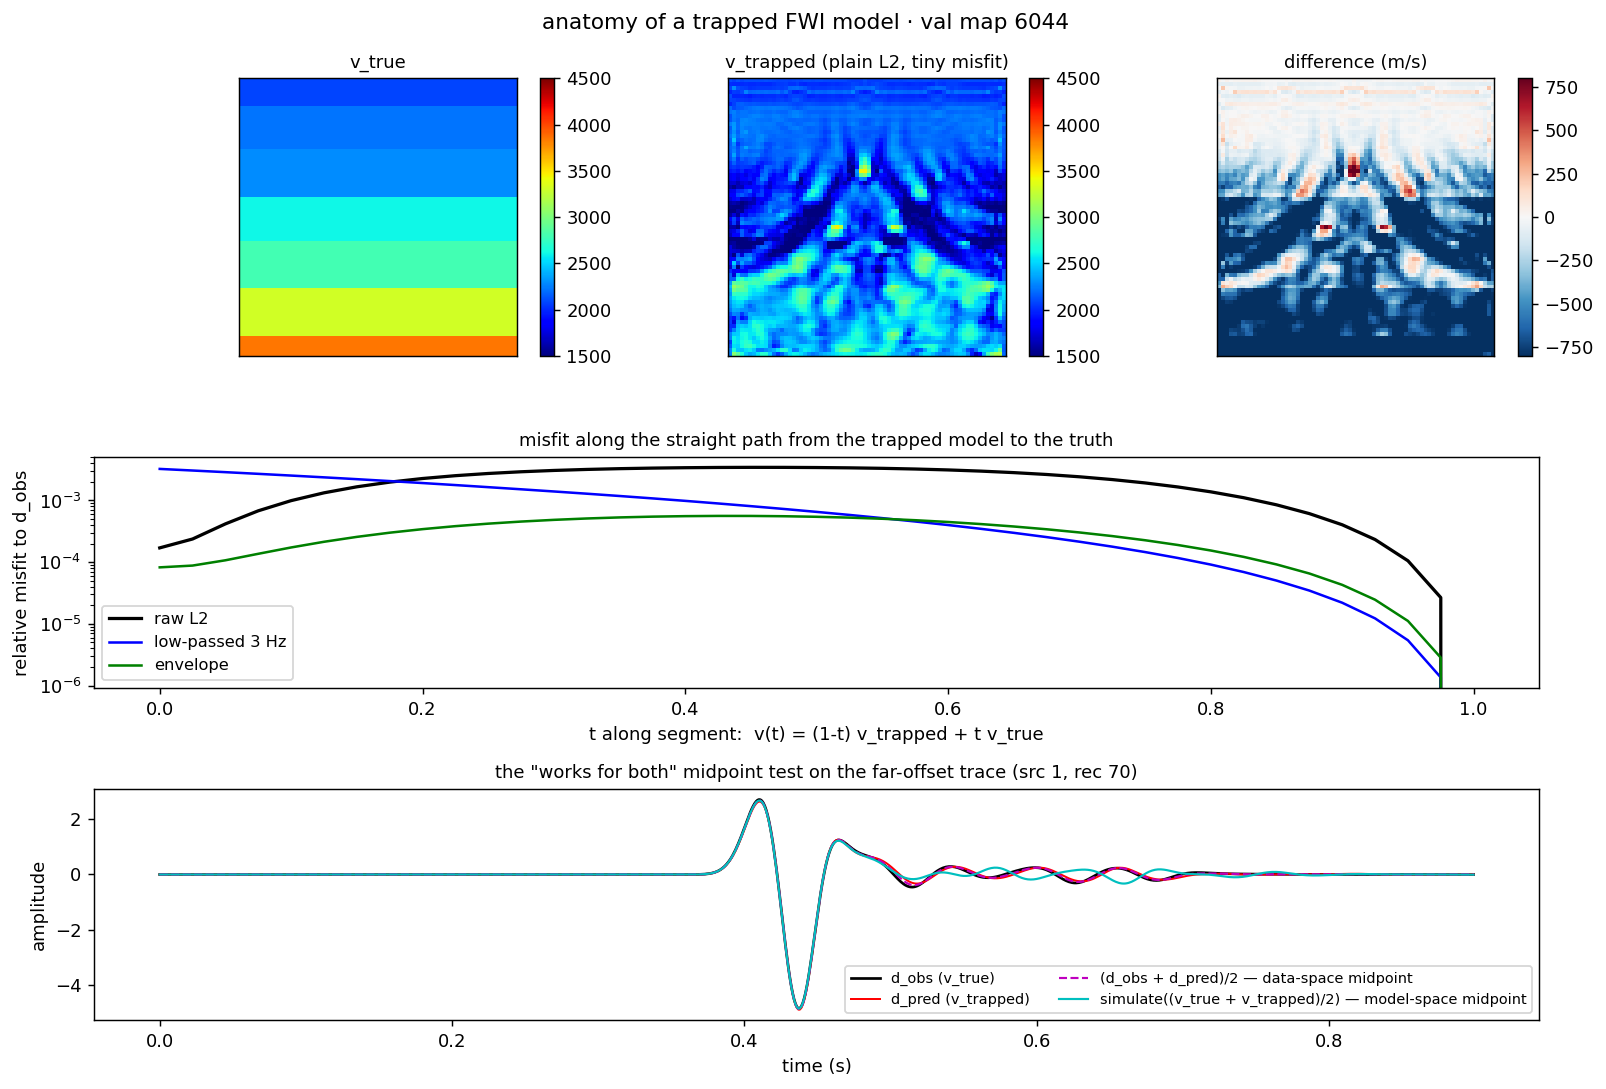

Write the Python code that produced this figure.
"""How far is a *trapped* FWI model from the truth, and is there really a barrier
between them? (0004 example pair)

Companion to ``cycle_skipping_landscape.py`` / ``cycle_skipping_escape.py``. The landscape
scan showed the aggregate L2 misfit along the alpha-ray is unimodal-but-saturating, yet
plain-L2 FWI from a poor start still converges to a wrong model with a tiny misfit. This
script interrogates that trapped point directly:

  1. TRAP — run plain least-squares FWI from a cycle-skipped start
     (``START_ALPHA x smooth(v_true)``, as in the escape script) to obtain ``v_trapped``
     whose predicted data ``d_pred`` fits ``d_obs`` well. Report how different
     ``v_trapped`` is from ``v_true`` in m/s — the "how different are the velocity maps
     behind d_obs vs d_pred" question.

  2. BARRIER — scan the raw L2 misfit along the straight segment
     ``v(t) = (1-t) v_trapped + t v_true``. If the misfit rises before falling, the
     trapped point sits in a genuine separate basin (a barrier gradient descent cannot
     cross); if it falls monotonically, the trap is a flat/ill-conditioned direction
     rather than a wall. Also scan the envelope and 3 Hz low-passed misfits along the
     same segment — the relaxed metrics should remove the barrier.

  3. MIDPOINT — the "one velocity map that works for both d_obs and d_pred" test, now
     with a real trapped model: compare the data of the segment-midpoint velocity
     ``simulate((v_trapped + v_true)/2)`` against the L2 midpoint of the two datasets
     ``(d_obs + d_pred)/2`` on a far-offset trace. The former is one wavelet at an
     intermediate time; the latter is two half-amplitude wavelets no velocity model can
     produce — the geometric reason L2-ambiguous fitting cannot stabilise the inversion,
     while shift-aware ambiguity (envelope/OT/AWI) can.

Run from the repo root (uses the GPU if present):
    uv run python FWI_problem_exploration/cycle_skipping_barrier.py
"""
import os

import matplotlib.pyplot as plt
import numpy as np
import torch
import torch.nn.functional as F

from physics_informed_flow_map.flow_matching.datasets import OpenFWIDatasetConfig
from physics_informed_flow_map.flow_matching.openfwi import VMAX, VMIN
from physics_informed_flow_map.inversion.bridge import held_out_targets
from physics_informed_flow_map.physics.forward import simulate

OUT_DIR = os.path.dirname(os.path.abspath(__file__))
TARGET_INDEX = 0
START_ALPHA = 0.75
SMOOTH_KERNEL = 21
ITERS = 500
LR = 2e-2
DT = 1e-3
FREQ = 15.0
TRACE_SRC, TRACE_REC = 0, 69
SEGMENT_TS = np.linspace(0.0, 1.0, 41)   # v(t) = (1-t) v_trapped + t v_true


def to_mps(x_norm: torch.Tensor) -> torch.Tensor:
    return (x_norm + 1.0) / 2.0 * (VMAX - VMIN) + VMIN


def to_norm(v_mps: torch.Tensor) -> torch.Tensor:
    return (v_mps - VMIN) / (VMAX - VMIN) * 2.0 - 1.0


def lowpass(d: torch.Tensor, cutoff_hz: float) -> torch.Tensor:
    nt = d.shape[-1]
    f = torch.fft.rfftfreq(nt, DT).to(d.device)
    taper = torch.clamp((1.5 * cutoff_hz - f) / (0.5 * cutoff_hz), 0.0, 1.0)
    mask = 0.5 - 0.5 * torch.cos(np.pi * taper)
    return torch.fft.irfft(torch.fft.rfft(d, dim=-1) * mask, n=nt, dim=-1)


def envelope(d: torch.Tensor) -> torch.Tensor:
    nt = d.shape[-1]
    X = torch.fft.fft(d, dim=-1)
    h = torch.zeros(nt, device=d.device, dtype=X.dtype)
    h[0] = 1.0
    if nt % 2 == 0:
        h[nt // 2] = 1.0
        h[1:nt // 2] = 2.0
    else:
        h[1:(nt + 1) // 2] = 2.0
    analytic = torch.fft.ifft(X * h, dim=-1)
    return (analytic.real**2 + analytic.imag**2 + 1e-12).sqrt()


def rel(pred: torch.Tensor, obs: torch.Tensor) -> float:
    return float(((pred - obs) ** 2).sum() / (obs**2).sum().clamp_min(1e-12))


def main() -> None:
    dev = torch.device("cuda" if torch.cuda.is_available() else "cpu")
    gidx, v_true = held_out_targets(OpenFWIDatasetConfig(), TARGET_INDEX + 1)[TARGET_INDEX]
    v_true = v_true.to(dev)
    d_obs = simulate(v_true).detach()

    # --- 1. produce the trapped model (plain L2 from a cycle-skipped start) ----
    k = SMOOTH_KERNEL
    v_smooth = F.avg_pool2d(v_true[None, None], k, stride=1, padding=k // 2,
                            count_include_pad=False)[0, 0]
    x = to_norm((v_smooth * START_ALPHA).clamp(VMIN, VMAX)).clone().requires_grad_(True)
    opt = torch.optim.Adam([x], lr=LR)
    for _ in range(ITERS):
        opt.zero_grad()
        pred = simulate(to_mps(x))
        loss = ((pred - d_obs) ** 2).sum() / (d_obs**2).sum()
        loss.backward()
        opt.step()
        with torch.no_grad():
            x.clamp_(-1.0, 1.0)
    v_trap = to_mps(x.detach())
    d_pred = simulate(v_trap).detach()

    dv = v_trap - v_true
    print(f"val map {gidx} · trapped after {ITERS} iters of plain L2:")
    print(f"  rel data misfit(d_pred, d_obs) = {rel(d_pred, d_obs):.2e}")
    print(f"  velocity error: mean |dv| = {dv.abs().mean():.0f} m/s "
          f"({(dv.abs() / v_true).mean() * 100:.1f}%), max |dv| = {dv.abs().max():.0f} m/s")

    # --- 2. misfit along the segment v_trapped -> v_true ----------------------
    d_obs_lp = lowpass(d_obs, 3.0)
    env_obs = envelope(d_obs)
    seg_l2, seg_lp, seg_env = [], [], []
    for t in SEGMENT_TS:
        with torch.no_grad():
            d_t = simulate((1.0 - float(t)) * v_trap + float(t) * v_true)
        seg_l2.append(rel(d_t, d_obs))
        seg_lp.append(rel(lowpass(d_t, 3.0), d_obs_lp))
        seg_env.append(rel(envelope(d_t), env_obs))
    barrier = max(seg_l2) > seg_l2[0] * 1.05
    print(f"  segment scan: misfit at trapped end {seg_l2[0]:.2e}, peak {max(seg_l2):.2e} "
          f"-> {'BARRIER (separate basin)' if barrier else 'no barrier (flat valley)'}")

    # --- 3. midpoint data test -------------------------------------------------
    with torch.no_grad():
        d_vmid = simulate(0.5 * (v_trap + v_true))

    _plot(v_true.cpu(), v_trap.cpu(), dv.cpu(), seg_l2, seg_lp, seg_env,
          d_obs.cpu().numpy(), d_pred.cpu().numpy(), d_vmid.cpu().numpy(), gidx)


def _plot(v_true, v_trap, dv, seg_l2, seg_lp, seg_env, d_obs, d_pred, d_vmid, gidx) -> None:
    fig = plt.figure(figsize=(12.5, 8.5))
    gs = fig.add_gridspec(3, 3, height_ratios=[1.2, 1.0, 1.0])

    for c, (title, arr, cmap, vmin, vmax) in enumerate([
        ("v_true", v_true, "jet", VMIN, VMAX),
        ("v_trapped (plain L2, tiny misfit)", v_trap, "jet", VMIN, VMAX),
        ("difference (m/s)", dv, "RdBu_r", -800, 800),
    ]):
        ax = fig.add_subplot(gs[0, c])
        im = ax.imshow(arr, cmap=cmap, vmin=vmin, vmax=vmax)
        ax.set_title(title, fontsize=10)
        ax.set_xticks([]); ax.set_yticks([])
        fig.colorbar(im, ax=ax, fraction=0.046)

    ax = fig.add_subplot(gs[1, :])
    ax.plot(SEGMENT_TS, seg_l2, "k-", lw=1.8, label="raw L2")
    ax.plot(SEGMENT_TS, seg_lp, "b-", lw=1.4, label="low-passed 3 Hz")
    ax.plot(SEGMENT_TS, seg_env, "g-", lw=1.4, label="envelope")
    ax.set_yscale("log")
    ax.set_xlabel("t along segment:  v(t) = (1-t) v_trapped + t v_true")
    ax.set_ylabel("relative misfit to d_obs")
    ax.legend(fontsize=9)
    ax.set_title("misfit along the straight path from the trapped model to the truth",
                 fontsize=10)

    t_ax = np.arange(d_obs.shape[-1]) * DT
    win = slice(0, 900)
    obs = d_obs[TRACE_SRC, TRACE_REC]
    prd = d_pred[TRACE_SRC, TRACE_REC]
    vmid = d_vmid[TRACE_SRC, TRACE_REC]
    l2mid = 0.5 * (obs + prd)
    ax = fig.add_subplot(gs[2, :])
    ax.plot(t_ax[win], obs[win], "k-", lw=1.5, label="d_obs (v_true)")
    ax.plot(t_ax[win], prd[win], "r-", lw=1.1, label="d_pred (v_trapped)")
    ax.plot(t_ax[win], l2mid[win], "m--", lw=1.2, label="(d_obs + d_pred)/2 — data-space midpoint")
    ax.plot(t_ax[win], vmid[win], "c-", lw=1.2, label="simulate((v_true + v_trapped)/2) — model-space midpoint")
    ax.set_xlabel("time (s)"); ax.set_ylabel("amplitude")
    ax.legend(fontsize=8, ncols=2)
    ax.set_title(f'the "works for both" midpoint test on the far-offset trace '
                 f"(src {TRACE_SRC + 1}, rec {TRACE_REC + 1})", fontsize=10)

    fig.suptitle(f"anatomy of a trapped FWI model · val map {gidx}", fontsize=12)
    fig.tight_layout()
    out = os.path.join(OUT_DIR, "cycle_skipping_barrier.png")
    fig.savefig(out, dpi=130, bbox_inches="tight"); plt.close(fig)
    print(f"Saved -> {out}")


if __name__ == "__main__":
    main()
